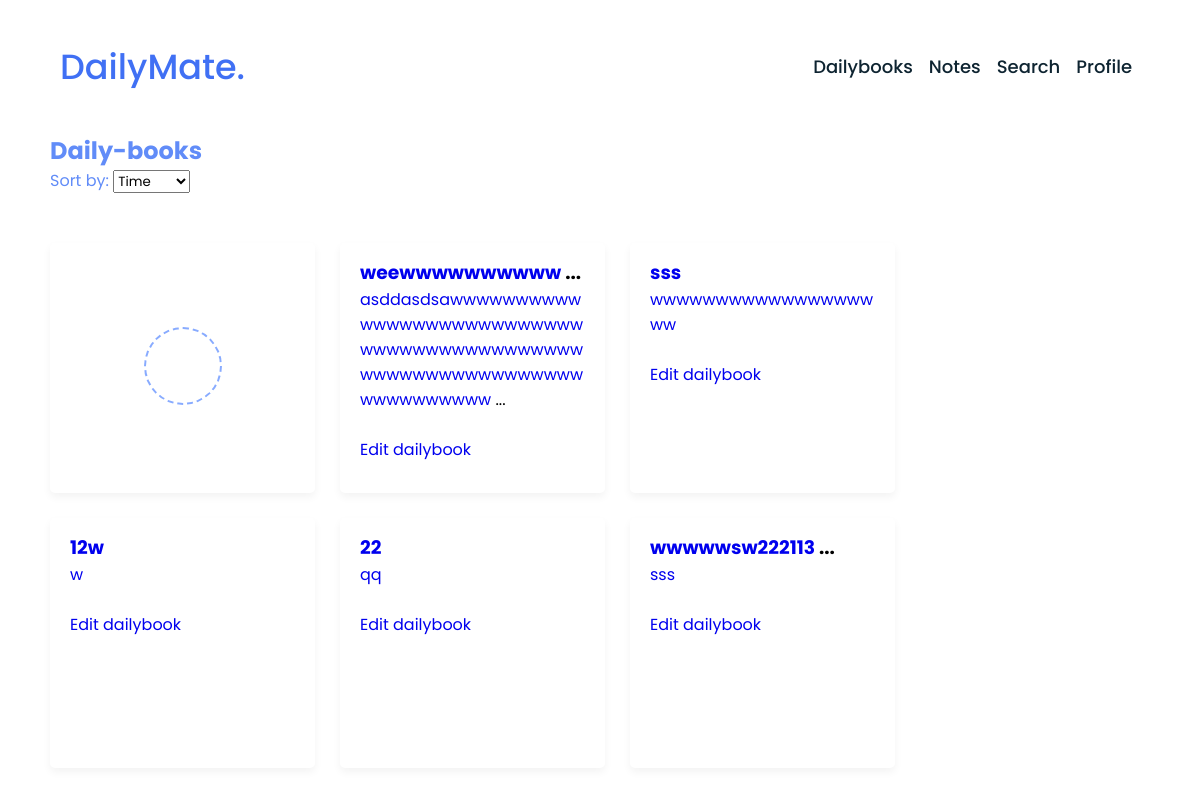
Page /www/daily-book/ (signed in) on the earlier database version.
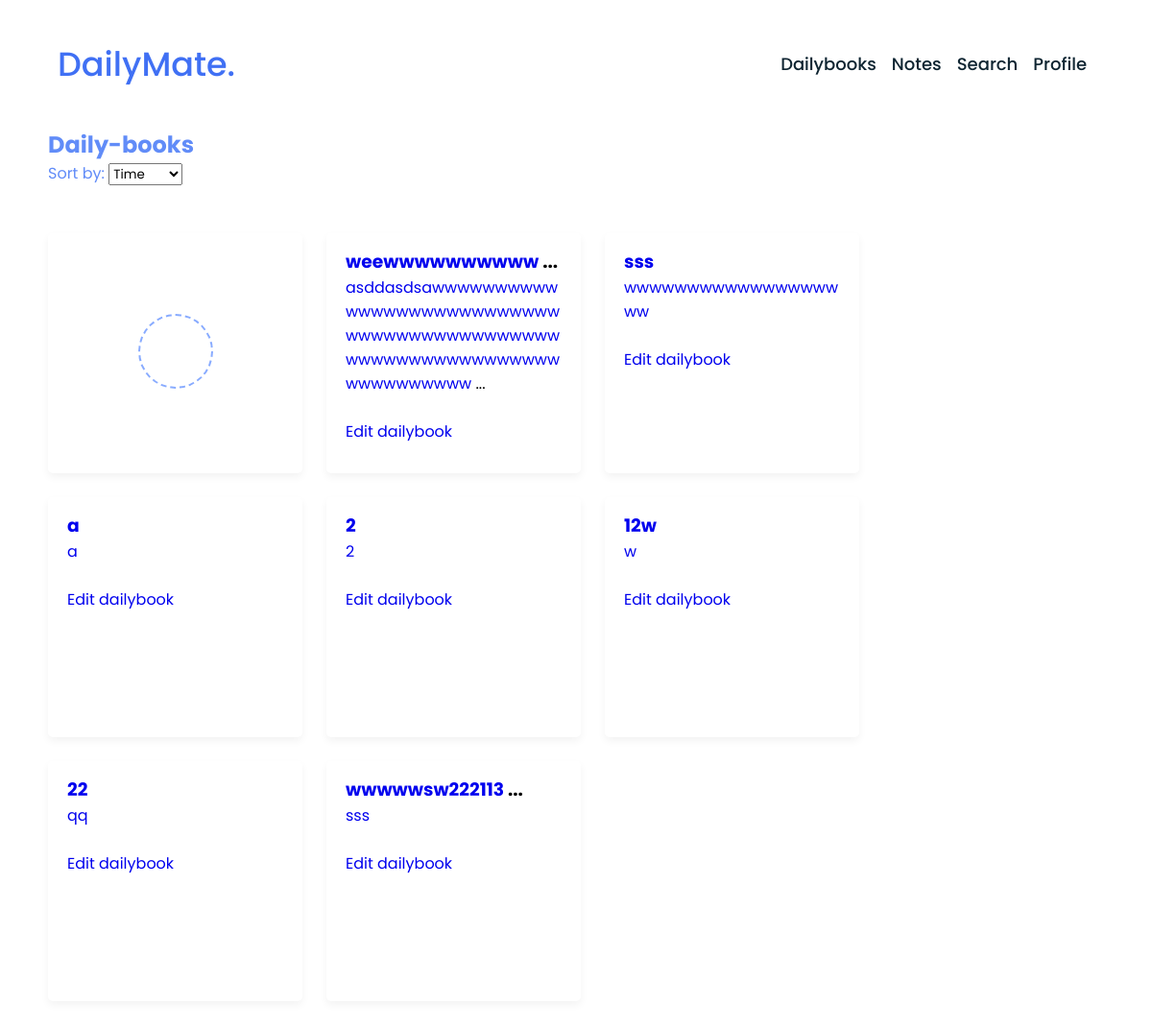
Same page on the later database version.
### dailybook/models.py (models this page shows, shortened)
class Dailybook(models.Model):
    author = models.ForeignKey(User, on_delete=models.CASCADE)  # добавьте это поле
    title = models.CharField(max_length=100)
    content = models.TextField()
    emotion_choices = [
        ('happy', 'Happy'),
        ('sad', 'Sad'),
        ('angry', 'Angry'),
        ('neutral', 'Neutral'),
    ]
    emotion = models.CharField(max_length=10, choices=emotion_choices)
    date_edit = models.DateTimeField()

### dailybook/views.py (the view)
# urls.py: path('<str:username>/daily-book/', dailybook_list, name='dailybook_list'),
@login_required
def dailybook_list(request, username):
    if request.user.username != username:
        return render(request, 'error/access_denied.html', status=403)
    else:
        try:
            user = User.objects.get(username=username)
        except User.DoesNotExist:
            raise Http404("User does not exist")
        sort_by = request.GET.get('sort_by')
        if sort_by == 'title':
            dailybooks = Dailybook.objects.filter(author=user).order_by('title')
        elif sort_by == 'emotion':
            dailybooks = Dailybook.objects.filter(author=user).order_by('emotion')
        else:  # Default sorting by date_edit
            dailybooks = Dailybook.objects.filter(author=user).order_by('-date_edit')
        return render(request, 'main/dailybook_list.html', {'dailybooks': dailybooks})

### dailybook/templates/main/dailybook_list.html (shortened to what this page needs)
{% extends 'base.html' %}
{% load static %}
{% block head %}
  <link rel="stylesheet" href="{% static 'css/note_list.css' %}">
  <link rel="stylesheet" href="https://unicons.iconscout.com/release/v4.0.0/css/line.css">
{% endblock %}
{% block content %}
<h2 style="color: #618cf8; margin-left: 50px;">Daily-books</h2>
  <form id="sortForm" method="get">
      <label for="sort_by" style="color: #618cf8; margin-left: 50px;">Sort by:</label>
      <select name="sort_by" id="sort_by">
        <option value="timestamp">Time</option>
      </select>
  </form>
  <div class="wrapper">
    <li class="add-box">
      <a href="{% url 'dailybook_create' username=request.user.username %}" class="add-link">
        <div class="icon"></div>
      </a>
    </li>
    {% for dailybook in dailybooks %}
    <li>
      <h3><a href="{% url 'dailybook_detail' username=request.user.username pk=dailybook.pk %}">{{ dailybook.title|slice:":13"  }}</a>
      {% if dailybook.title|length > 13 %}
        ...
      {% endif %}</h3>
       <p><a href="{% url 'dailybook_detail' username=request.user.username pk=dailybook.pk %}">{{ dailybook.content|slice:":80"  }}</a>
      {% if dailybook.content|length > 80 %}
        ...
      {% endif %}
      </p>
      <br>
      <div class = "edit">
        <a href="{% url 'dailybook_edit' username=request.user.username pk=dailybook.pk %}">Edit dailybook</a>
      </div>
    </li>
    {% endfor %}
  </div>
{% endblock %}

### dailybook/templates/base.html (shortened to what this page needs)
<!DOCTYPE html>
<html lang="en">
<head>
    {% load static %}
    <link rel="stylesheet" href="{% static 'css/profile.css' %}">
    {% block head %}
    {% endblock %}
</head>
<body>
    <header>
        <nav>
            <ul>
                {% if request.user.is_authenticated %}
                <nav>
                    <div class="navbar">
                        <div class="logo"><a href="{% url 'profile' %}">DailyMate.</a></div>
                        <ul class="menu">
                            <li><a href="{% url 'dailybook_list' username=request.user.username %}">Dailybooks</a></li>
                            <li><a href="{% url 'note_list' username=request.user.username %}">Notes</a></li>
                            <li><a href="{% url 'search_results'%}">Search</a></li>
                            <li><a href="{% url 'profile'%}">Profile</a></li>
                        </ul>
                    </div>
                </nav>
                {% endif %}
            </ul>
        </nav>
    </header>
    <main>
        {% block content %}{% endblock %}
    </main>
</body>
</html>

### dailybook/static/css/profile.css (style rules this page uses)
* { margin: 0; padding: 0; box-sizing: border-box; text-decoration: none; scroll-behavior: smooth; }
nav { position: relative; width: 100%; padding: 20px 0; z-index: 998; transition: all 0.3s ease; font-family: 'Ubuntu', sans-serif; }
nav .navbar { width: 90%; display: flex; justify-content: space-between; align-items: center; margin: auto; }
nav .navbar .logo a { font-weight: 500; font-size: 35px; color: #4070f4; }
nav .navbar .menu { display: flex; position: relative; }
nav .navbar .menu li { list-style: none; margin: 0 8px; }
.navbar .menu a { font-size: 18px; font-weight: 500; color: #0E2431; padding: 6px 0; transition: all 0.4s ease; }

### dailybook/static/css/note_list.css (style rules this page uses)
* { margin: 0; padding: 0; box-sizing: border-box; font-family: 'Poppins', sans-serif; }
.wrapper { margin: 50px; display: grid; gap: 25px; grid-template-columns: repeat(auto-fill, 265px); }
.wrapper li { height: 250px; list-style: none; border-radius: 5px; padding: 15px 20px 20px; background: #fff; word-wrap: break-word; overflow-wrap: break-word; box-shadow: 0 4px 8px rgba(0,0,0,0.05); }
.add-box, .icon, .bottom-content, .popup, header, .settings .menu li { display: flex; align-items: center; justify-content: space-between; }
.add-box { cursor: pointer; flex-direction: column; justify-content: center; }
.add-box .icon { height: 78px; width: 78px; color: #88ABFF; font-size: 40px; border-radius: 50%; justify-content: center; border: 2px dashed #88ABFF; }

Differences in the rows shown:
added Dailybook: title "a", content "a"
added Dailybook: title "2", content "2"
